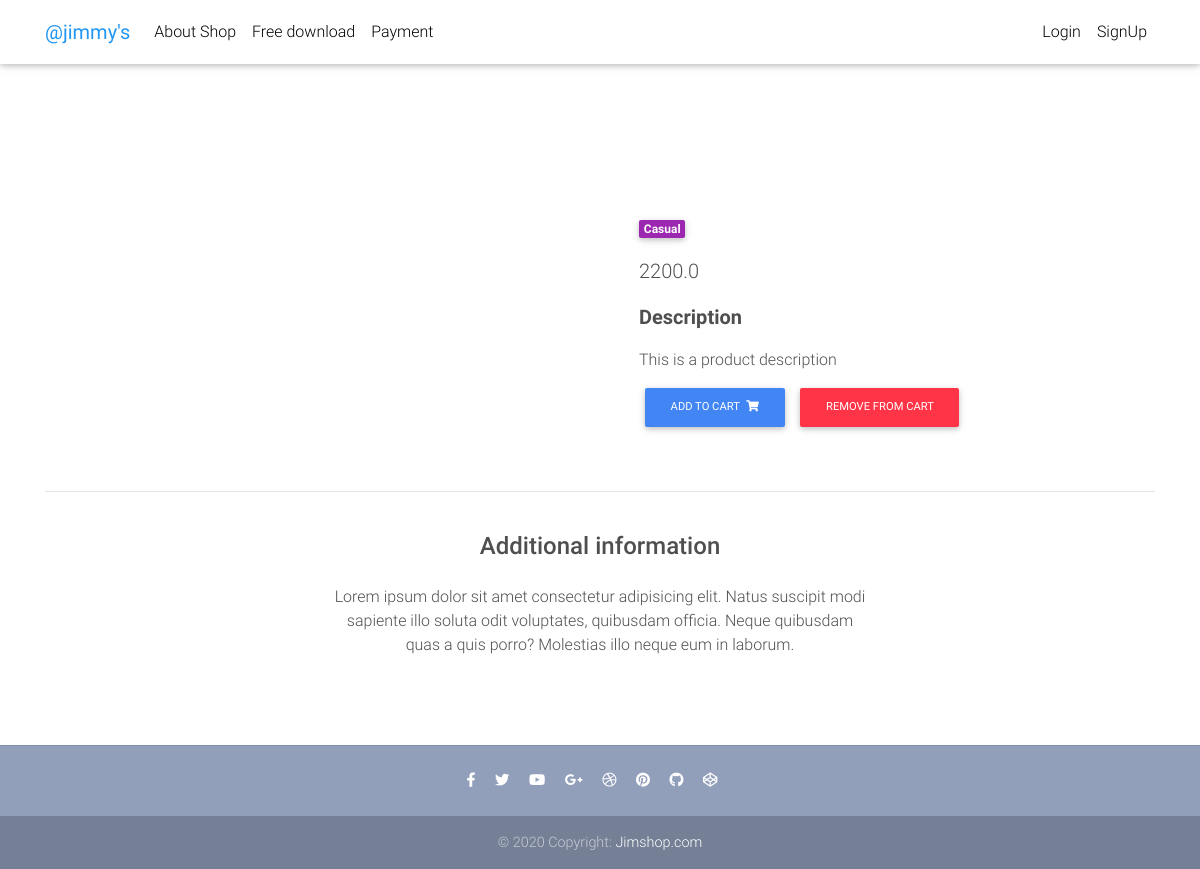
The page /core/products/test-product-damien-jeans/ on the database its author committed.
### core/models.py (models this page shows, shortened)
class Item(models.Model):
    title = models.CharField(max_length=100)
    price = models.FloatField()
    discount_price = models.FloatField(blank=True, null=True)
    category = models.CharField(choices=CATEGORY_CHOICES, max_length=2)
    label = models.CharField(choices=LABEL_CHOICES, max_length=1)
    slug = models.SlugField()
    description = models.TextField(default="This is a product description")
    image = models.ImageField(blank=True, null=True, default = "")
    def get_add_to_cart_url(self):
        return reverse("core:add-to-cart", kwargs={'slug': self.slug})
    def get_remove_from_cart_url(self):
        return reverse("core:remove-from-cart", kwargs={'slug': self.slug})

### core/views.py (the view)
# urls.py: path('products/<slug:slug>/', views.ProductDetailView.as_view(), name='products'),
class ProductDetailView(DetailView):
    model = Item
    template_name = "product-page.html"

### templates/product-page.html (shortened to what this page needs)
{% extends 'base.html' %}
{% block content  %}
<body>
  <main class="mt-5 pt-4">
    <div class="container dark-grey-text mt-5">
      <div class="row wow fadeIn">
        <div class="col-md-6 mb-4">
        </div>
        <div class="col-md-6 mb-4">
          <div class="p-4">
            <div class="mb-3">
              <a href="">
                <span class="badge purple mr-1">{{ object.get_category_display }}</span>
              </a>
            </div>
            <p class="lead">
              {% if object.discount_price %}
                <span class="mr-1">
                  <del>Ksh{{ object.price }}</del>
                </span>
                <span>Ksh{{ object.discount_price }}</span>
              {% else %}
                {{ object.price }}
              {% endif %}
            </p>
            <p class="lead font-weight-bold">Description</p>
            <p>{{ object.description }}</p>
            <a href="{{ object.get_add_to_cart_url }}" class="btn btn-primary btn-md my-0 p">Add to cart
              <i class="fas fa-shopping-cart ml-1"></i>
            </a>
            <a href="{{ object.get_remove_from_cart_url }}" class="btn btn-danger btn-md my-0 p">Remove from cart
            </a>
          </div>
        </div>
      </div>
      <hr>
      <div class="row d-flex justify-content-center wow fadeIn">
        <div class="col-md-6 text-center">
          <h4 class="my-4 h4">Additional information</h4>
          <p>Lorem ipsum dolor sit amet consectetur adipisicing elit. Natus suscipit modi sapiente illo soluta odit
            voluptates,
            quibusdam officia. Neque quibusdam quas a quis porro? Molestias illo neque eum in laborum.</p>
        </div>
      </div>
      <div class="row wow fadeIn">
        <div class="col-lg-4 col-md-12 mb-4">
        </div>
        <div class="col-lg-4 col-md-6 mb-4">
        </div>
        <div class="col-lg-4 col-md-6 mb-4">
        </div>
      </div>
    </div>
  </main>
</body>
</html>
{% endblock %}

### templates/base.html (style rules this page uses)
html, body, header, .carousel { height: 60vh; }

### rows shown on the page
Item: category "Casual", price "2200.0", description "This is a product description"
